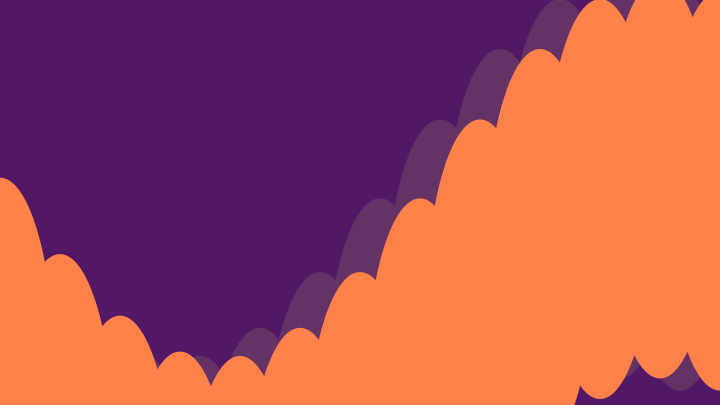
Frame 1 (no input)
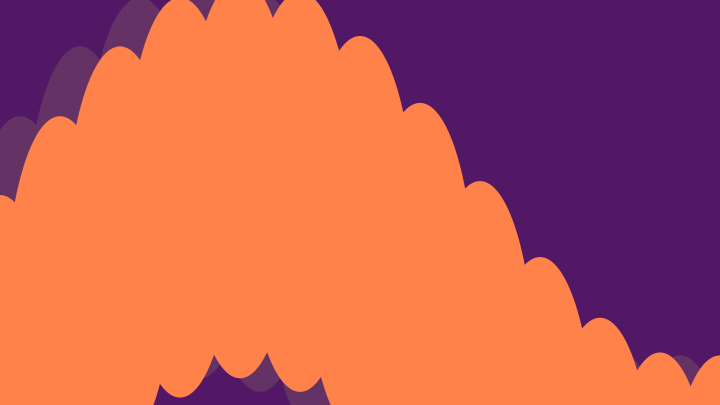
Frame 60 (the mouse pressed at the canvas centre just before this capture)
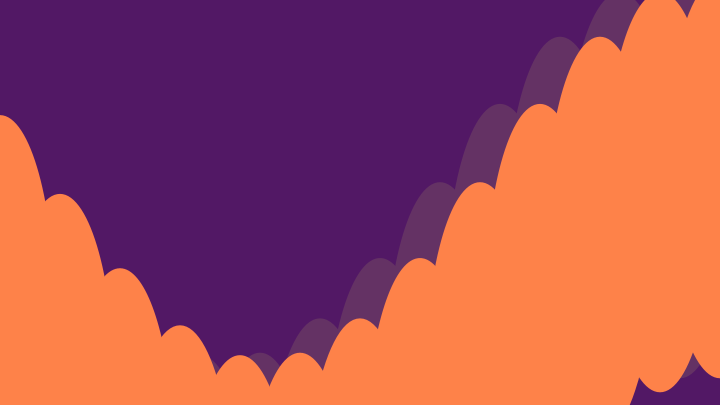
Frame 120 (the mouse held since frame 60 and released just before this capture)

The Processing sketch that drew these frames (run headless with seeded random() and noise(); from frame 60 on, the mouse is pressed at the canvas centre):

// Processing sketch: waves
// ── waves.pde
int espaco = 60;
float velocidade = 0.0;
float tempo = 900.0;
float alturaonda = 190.0;
float[] altura;
int w;
float dx;
PImage generate, circle;
void setup() {
size (720, 405);
    w = width+60;
   dx = (TWO_PI / tempo) * espaco;
altura = new float[w/espaco];
  

    
}

void draw() {
background(#521865);
  calcWave();
  renderWave();
   

}

void calcWave() {
    
   velocidade = velocidade+0.05;

 float x = velocidade;

  for (int i = 0; i < altura.length; i++) {
    altura[i] = sin(x)*alturaonda;
    x+=dx;
     
  }
}

void renderWave() {
    noStroke();
  

    pushMatrix();
    translate(-40,0);
  
    fill(100,50,100);
  for (int x = 0; x < altura.length; x++) {
    ellipse(x*espaco, height/1.1+altura[x], 110, 400);
   
    println(x*espaco);
  }
    popMatrix();
    fill(#fe8249);

for (int x = 0; x < altura.length; x++) {
    ellipse(x*espaco, height/1.1+altura[x], 110, 400);
  }
}
